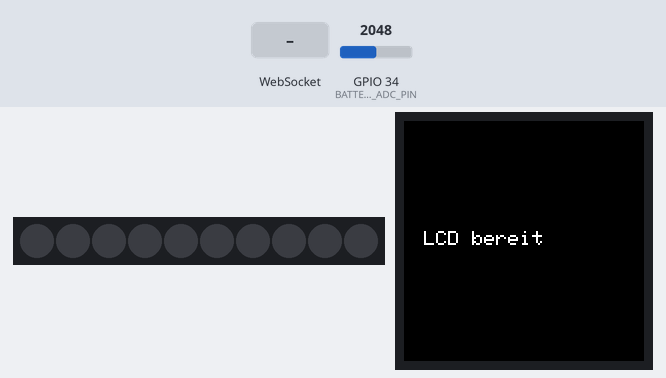
This program was run on a simulated ESP32. On the bench: 10 RGB LEDs in strip order, left to right, 240×240 colour display. Inputs (shaded band) come from the test bench; at power-on: GPIO 34 (BATTERY_ADC_PIN) = 2048 (analog values on the 0–4095 scale). Dim RGB values are drawn brighter than linear; storage starts empty; random numbers use the default seed unless the program sets one; what the program prints to the serial monitor is not drawn.

Above: at 0.4 s.
At 3.6 s:
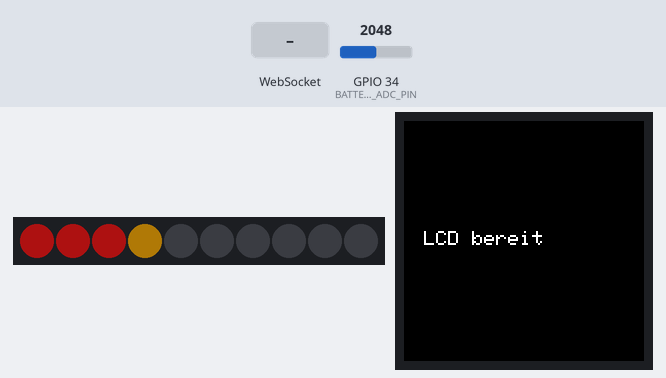
3.7 s: WebSocket text "roll" received
6.7 s: GPIO 34 (BATTERY_ADC_PIN) set to 2203
At 9.4 s:
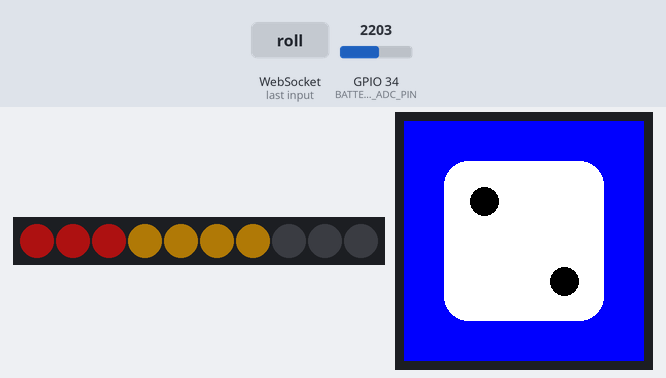
9.7 s: GPIO 34 (BATTERY_ADC_PIN) set to 2310
At 12.1 s:
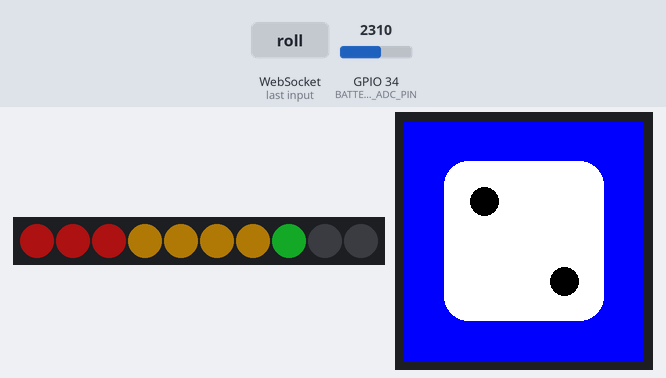
12.7 s: GPIO 34 (BATTERY_ADC_PIN) set to 2445
At 15.4 s:
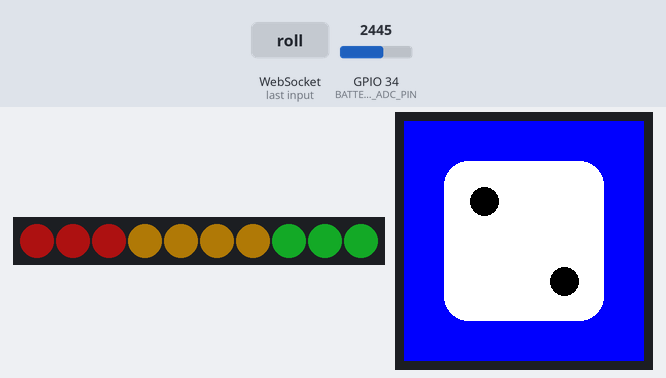
15.7 s: WebSocket text "roll" received
18.7 s: GPIO 34 (BATTERY_ADC_PIN) set to 2047
At 21.9 s:
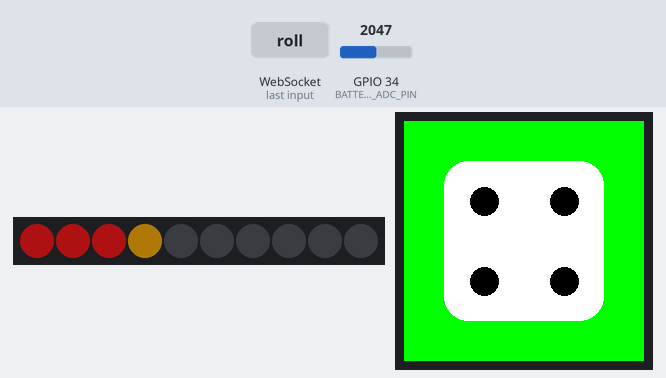
Timing chart, 0 to 22.7 s (numbered marks = the images above; inputs shaded):
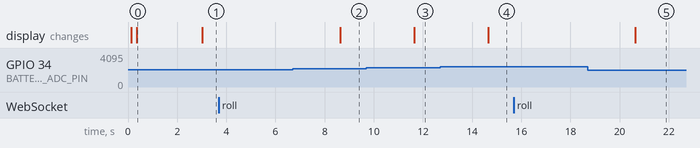

Measured:
- the behaviour switches between 2271 and 2272 on GPIO 34 (BATTERY_ADC_PIN) (found by bisection; images 2 and 3)
- the behaviour switches between 2412 and 2413 on GPIO 34 (BATTERY_ADC_PIN) (found by bisection; images 3 and 4)
- after the input at 3.7 s, every drawn part: stays the same
- after the input at 15.7 s, every drawn part: stays the same
- what the display in image 0 shows lasts 2.7 s, from 0.3 s to 3.0 s

The program:

main.cpp
```cpp
#include <Arduino.h>
#include <WiFi.h>
#include <AsyncTCP.h>
#include <ESPAsyncWebServer.h>
#include <LittleFS.h>
#include <ArduinoJson.h>

#include "battery.h"
#include "lcd_dice.h"

AsyncWebServer server(80);
AsyncWebSocket ws("/ws");

const char* ssid = "Ludo_ESP32";
const char* password = "12345678";

static unsigned long lastBatMs = 0;
static bool batterySendRequested = false;

// Sendet ein JSON-Dokument an alle WebSocket-Clients
static void broadcastJson(const JsonDocument &doc) {
  String out;
  serializeJson(doc, out);
  ws.textAll(out);
}

// Liest Akku-Daten, schickt sie per WS und aktualisiert LEDs
static void sendBatterySnapshot() {
  float v = batteryReadVoltage();
  int pct = batteryPercent(v);
  batteryLedsShowPercent(pct);
  Serial.printf("Batterie: %.2f V (%d%%)\n", v, pct);

  JsonDocument doc;
  doc["type"]    = "battery";
  doc["mv"]      = int(v * 1000 + 0.5f);
  doc["percent"] = pct;
  doc["ts"]      = (uint32_t) millis();
  broadcastJson(doc);
}

// Verarbeitet eingehende Text-WS-Nachrichten
static void handleWsMessage(void *arg, uint8_t *data, size_t len) {
  AwsFrameInfo *info = (AwsFrameInfo*)arg;
  if (info->opcode != WS_TEXT) return;
  String msg;
  for (size_t i = 0; i < len; i++) msg += (char)data[i];
  msg.trim();
  Serial.printf("WS received: %s\n", msg.c_str());

  if (msg == "roll") {
    if (lcdDiceIsBusy()) {
      JsonDocument doc;              // Meldet, dass die Wuerfel-Animation blockiert
      doc["type"] = "busy";
      doc["what"] = "dice";
      broadcastJson(doc);
    } else {
      int v = random(1,7);
      lcdDiceRoll(v);
      JsonDocument doc;              // Antwort mit Wuerfelwert
      doc["type"] = "dice_result";
      doc["value"] = v;
      broadcastJson(doc);
    }
  } else if (msg == "startGame") {
    JsonDocument doc;              // Start-Info an Clients
    doc["type"] = "start";
    doc["ok"] = true;
    broadcastJson(doc);

  } else if (msg == "switch") {
    JsonDocument doc;              // Beispiel-Action switch
    doc["type"] = "action";
    doc["action"] = "switch";
    broadcastJson(doc);

  } else if (msg == "done") {
    JsonDocument doc;              // Beispiel-Action done
    doc["type"] = "action";
    doc["action"] = "done";
    broadcastJson(doc);

  } else if (msg == "battery?") {
    batterySendRequested = true; // Messung im Hauptloop triggern
  } else {
    JsonDocument doc;              // Echo fuer unbekannte Kommandos
    doc["type"] = "echo";
    doc["msg"] = msg;
    broadcastJson(doc);
  }
}

// Handhabt WS-Events (connect/disconnect/data)
static void onEvent(AsyncWebSocket * serverPtr, AsyncWebSocketClient * client,
             AwsEventType type, void * arg, uint8_t *data, size_t len) {
  if (type == WS_EVT_CONNECT) {
    Serial.printf("WS: Client #%u connected\n", client->id());
    JsonDocument doc;              // Begruessung fuer neuen Client
    doc["type"] = "welcome";
    doc["msg"] = "Willkommen beim Ludo-Server";
    String out; serializeJson(doc, out);
    client->text(out);

    batterySendRequested = true; // Messung im Hauptloop triggern

  } else if (type == WS_EVT_DISCONNECT) {
    Serial.println("WS: Client disconnected");

  } else if (type == WS_EVT_DATA) {
    AwsFrameInfo *info = (AwsFrameInfo*)arg;
    if (info->final && info->index == 0 && info->len == len) {
      handleWsMessage(arg, data, len);
    }
  }
}

// Initialisiert AP, Dateisystem, Webserver, WS und Hardware
static void setupSystem() {
  WiFi.softAP(ssid, password);
  Serial.println();
  Serial.println("Access Point gestartet!");
  Serial.print("IP-Adresse: ");
  Serial.println(WiFi.softAPIP());

  if (!LittleFS.begin(true)) {
    Serial.println("Fehler beim Mounten von LittleFS");
    return;
  }

  Serial.printf("index.html: %d\n", LittleFS.exists("/index.html"));
  Serial.printf("register.html: %d\n", LittleFS.exists("/register.html"));
  Serial.printf("dashboard.html: %d\n", LittleFS.exists("/dashboard.html"));
  Serial.printf("battery.html: %d\n", LittleFS.exists("/battery.html"));
  Serial.printf("profile.html: %d\n", LittleFS.exists("/profile.html"));
  Serial.printf("stats.html: %d\n", LittleFS.exists("/stats.html"));
  Serial.printf("style.css: %d\n", LittleFS.exists("/style.css"));
  Serial.printf("js/utils.js: %d\n", LittleFS.exists("/js/utils.js"));

  ws.onEvent(onEvent);
  server.addHandler(&ws);

  server.on("/", HTTP_GET, [](AsyncWebServerRequest *request){
    request->send(LittleFS, "/index.html", "text/html");
  });
  server.on("/index.html", HTTP_GET, [](AsyncWebServerRequest *request){
    request->send(LittleFS, "/index.html", "text/html");
  });
  server.on("/register.html", HTTP_GET, [](AsyncWebServerRequest *request){
    request->send(LittleFS, "/register.html", "text/html");
  });
  server.on("/dashboard.html", HTTP_GET, [](AsyncWebServerRequest *request){
    request->send(LittleFS, "/dashboard.html", "text/html");
  });
  server.on("/profile.html", HTTP_GET, [](AsyncWebServerRequest *request){
    request->send(LittleFS, "/profile.html", "text/html");
  });
  server.on("/stats.html", HTTP_GET, [](AsyncWebServerRequest *request){
    request->send(LittleFS, "/stats.html", "text/html");
  });
  server.on("/battery.html", HTTP_GET, [](AsyncWebServerRequest *request){
    request->send(LittleFS, "/battery.html", "text/html");
  });
  server.on("/pregame.html", HTTP_GET, [](AsyncWebServerRequest *request){
    request->send(LittleFS, "/pregame.html", "text/html");
  });
  server.on("/game.html", HTTP_GET, [](AsyncWebServerRequest *request){
    request->send(LittleFS, "/game.html", "text/html");
  });

  server.on("/style.css", HTTP_GET, [](AsyncWebServerRequest *request){
    request->send(LittleFS, "/style.css", "text/css");
  });
  server.serveStatic("/js", LittleFS, "/js");

  server.onNotFound([](AsyncWebServerRequest *request){
    request->send(404, "text/plain", "Not found");
  });

  server.begin();
  randomSeed(esp_random());
  Serial.println("Webserver + WebSocket gestartet!");

  batteryInit();
  lcdDiceInit();
}

// zyklische Akku-Updates (~5 s)
static void batteryTick() {
  const unsigned long periodMs = 3000;
  bool doSend = false;
  if (millis() - lastBatMs >= periodMs) {
    lastBatMs = millis();
    doSend = true;
  }
  if (batterySendRequested) {
    batterySendRequested = false;
    doSend = true;
  }
  if (doSend) {
    sendBatterySnapshot();
    ws.cleanupClients();
  }
}

// Startet die Hardware und WiFi/AP-Stack
void setup() {
  Serial.begin(115200);
  delay(100);
  setupSystem();
}

// Zyklischer Loop: aktuell nur WS/Batterie-Tick
void loop() {
  batteryTick();
}
```

battery.cpp
```cpp
#include "battery.h"

static Adafruit_NeoPixel strip(BATTERY_LED_COUNT, BATTERY_LED_PIN, NEO_GRB + NEO_KHZ800);

static constexpr float BAT_R1 = 10000.0f;
static constexpr float BAT_R2 = 10000.0f;
static constexpr int   BAT_ADC_MAX = 4095;
static constexpr float BAT_VREF    = 3.30f;
static constexpr int   SAMPLE_COUNT = 64;
static constexpr int   SAMPLE_DELAY_US = 150;
static float BAT_VREF_CAL = 1.05f;

// Liest den ADC mehrfach und bildet einen Mittelwert ohne Ausreißer
static float readFilteredAdc() {
  uint32_t acc = 0;
  uint16_t minv = 0xFFFF, maxv = 0; // Merkt kleinsten/groessten Wert, um Ausreisser herauszunehmen
  for (int i = 0; i < SAMPLE_COUNT; i++) {
    uint16_t s = analogRead(BATTERY_ADC_PIN);
    acc += s;
    if (s < minv) minv = s;
    if (s > maxv) maxv = s;
    delayMicroseconds(SAMPLE_DELAY_US);
  }
  return (acc - minv - maxv) / float(SAMPLE_COUNT - 2);
}

// Initialisiert ADC und LED-Streifen
void batteryInit() {
  analogReadResolution(12);
  analogSetPinAttenuation(BATTERY_ADC_PIN, ADC_11db);
  pinMode(BATTERY_ADC_PIN, INPUT);

  strip.begin();
  strip.setBrightness(64);
  strip.show();
}

// Misst die Akkuspannung in Volt
float batteryReadVoltage() {
  float adc = readFilteredAdc();
  float v_adc = (adc / BAT_ADC_MAX) * BAT_VREF * BAT_VREF_CAL;
  return v_adc * (BAT_R1 + BAT_R2) / BAT_R2;
}

// Spannungs-zu-Prozent-Umrechnung
int batteryPercent(float v) {
  struct P { float volt; int prozent; } pts[] = {
    {3.00f,   0}, {3.10f,   8}, {3.20f,  17}, {3.30f,  25},
    {3.40f,  33}, {3.50f,  42}, {3.60f,  50}, {3.70f,  58},
    {3.80f,  67}, {3.90f,  75}, {4.00f,  83}, {4.10f,  92},
    {4.20f, 100}
  };
  constexpr int N = sizeof(pts) / sizeof(pts[0]);
  if (v <= pts[0].volt) return 0;
  if (v >= pts[N-1].volt) return 100;
  for (int i = 0; i < N - 1; ++i) {
    if (v >= pts[i].volt && v <= pts[i+1].volt) {
      float t = (v - pts[i].volt) / (pts[i+1].volt - pts[i].volt);
      return int(pts[i].prozent + t * (pts[i+1].prozent - pts[i].prozent) + 0.5f);
    }
  }
  return 0;
}

// Setzt den LED-Streifen entsprechend Ladezustand (Warnblinken <10 %)
void batteryLedsShowPercent(int p) {
  auto col = [](uint8_t r, uint8_t g, uint8_t b){ return strip.Color(r,g,b); };

  int clamped = constrain(p, 0, 100);
  int seg = (clamped + 9) / 10; // 0..10 Segmente

  for (int i = 0; i < BATTERY_LED_COUNT; ++i) {
    uint32_t c = col(0,0,0);
    if (i < seg) {
      if (i <= 2)      c = col(200,  20,  20);  // rot
      else if (i <= 6) c = col(220, 150,  10);  // gelb
      else             c = col( 20, 180,  40);  // gruen
    }
    strip.setPixelColor(i, c);
  }

  if (clamped > 0 && clamped < 10) {
    static bool t = false; t = !t;
    strip.setPixelColor(0, t ? col(255,30,30) : col(100,0,0));
  }

  strip.show();
}
```

battery.h
```cpp
#pragma once
#include <Arduino.h>
#include <Adafruit_NeoPixel.h>

// === Hardware-Pins / Einstellungen ===
#ifndef BATTERY_ADC_PIN
#define BATTERY_ADC_PIN 34   // ADC1-Pin für Spannungsteiler
#endif

#ifndef BATTERY_LED_PIN
#define BATTERY_LED_PIN  21  // Daten-Pin WS2812B
#endif

#ifndef BATTERY_LED_COUNT
#define BATTERY_LED_COUNT 10 // Anzahl Segmente
#endif

// Initialisiert ADC und WS2812B-Stripe
void batteryInit();
// Misst Akkuspannung in Volt
float batteryReadVoltage();
// Wandelt Spannung in Prozent (0..100) um
int batteryPercent(float vbat);
// Setzt LED-Streifen passend zur Restkapazität
void batteryLedsShowPercent(int percent);
```

lcd_dice.cpp
```cpp
#include "lcd_dice.h"
#include <SPI.h>
#include <Adafruit_GFX.h>
#include <Adafruit_GC9A01A.h>

static volatile bool lcdBusy = false;

// Anzeigenparameter
static constexpr int DICE_SIZE = 160;
static constexpr int DICE_CORNER_RADIUS = 24;
static constexpr int DICE_DOT_RADIUS = 14;
static constexpr uint16_t COLOR_DICE = GC9A01A_WHITE;
static constexpr uint16_t COLOR_DICE_BORDER = GC9A01A_WHITE;
static constexpr uint16_t COLOR_DICE_DOT = GC9A01A_BLACK;

static constexpr int DICE_STEPS = 20;
static constexpr int FAST_DELAY_MS = 60;
static constexpr int MEDIUM_DELAY_MS = 200;
static constexpr int SLOW_DELAY_1_MS = 400;
static constexpr int SLOW_DELAY_2_MS = 650;
static constexpr int SLOW_DELAY_3_MS = 950;

static Adafruit_GC9A01A tft(LCD_TFT_CS, LCD_TFT_DC, LCD_TFT_RST);
static bool lcdReady = false;
static int gridCenterX = 0;
static int gridCenterY = 0;
static int gridStep = 0;
static uint16_t currentBgColor = GC9A01A_BLACK;
static const uint16_t BG_COLORS[] = {
  GC9A01A_BLUE,
  GC9A01A_GREEN,
  GC9A01A_YELLOW,
  GC9A01A_RED,
  GC9A01A_BLACK
};
static size_t bgIndex = 0;

// Zeichnet das Würfel-Quadrat mit Rahmen in die Bildschirmmitte
static void drawDiceBackground() {
  int originX = (tft.width() - DICE_SIZE) / 2;
  int originY = (tft.height() - DICE_SIZE) / 2;
  gridCenterX = originX + DICE_SIZE / 2;
  gridCenterY = originY + DICE_SIZE / 2;
  gridStep = DICE_SIZE / 4;

  tft.fillRoundRect(originX, originY, DICE_SIZE, DICE_SIZE, DICE_CORNER_RADIUS, COLOR_DICE);
  tft.drawRoundRect(originX, originY, DICE_SIZE, DICE_SIZE, DICE_CORNER_RADIUS, COLOR_DICE_BORDER);
}

// Zeichnet einen einzelnen Punkt relativ zum Würfelraster
static void drawDot(int dx, int dy) {
  int x = gridCenterX + dx * gridStep;
  int y = gridCenterY + dy * gridStep;
  tft.fillCircle(x, y, DICE_DOT_RADIUS, COLOR_DICE_DOT);
}

// Platziert Punkte für die gegebene Würfelseite 1..6
static void drawDiceFace(int face) {
  drawDiceBackground();

  switch (face) {
    case 1:
      drawDot(0, 0);
      break;
    case 2:
      drawDot(-1, -1); drawDot(1, 1);
      break;
    case 3:
      drawDot(-1, -1); drawDot(0, 0); drawDot(1, 1);
      break;
    case 4:
      drawDot(-1, -1); drawDot(1, -1); drawDot(-1, 1); drawDot(1, 1);
      break;
    case 5:
      drawDot(-1, -1); drawDot(1, -1); drawDot(0, 0); drawDot(-1, 1); drawDot(1, 1);
      break;
    case 6:
    default:
      drawDot(-1, -1); drawDot(1, -1);
      drawDot(-1, 0);  drawDot(1, 0);
      drawDot(-1, 1);  drawDot(1, 1);
      break;
  }
}

// Startet das Display und zeigt einen Bereit-Hinweis
void lcdDiceInit() {
  SPI.begin(LCD_TFT_SCLK, -1, LCD_TFT_MOSI);
  tft.begin(40000000);
  tft.setRotation(0);
  tft.fillScreen(GC9A01A_BLACK);
  tft.setTextColor(GC9A01A_WHITE);
  tft.setTextSize(2);
  tft.setCursor(20, tft.height() / 2 - 10);
  tft.print("LCD bereit");
  lcdReady = true;
}

// Spielt die Würfelanimation und endet auf finalValue
void lcdDiceRoll(int finalValue) {
  if (lcdBusy) return;      // blockiert parallele Aufrufe
  lcdBusy = true;

  if (!lcdReady) {
    lcdDiceInit();
  }
  if (finalValue < 1 || finalValue > 6) {
    finalValue = (abs(finalValue) % 6) + 1;
  }

  currentBgColor = BG_COLORS[bgIndex++ % (sizeof(BG_COLORS) / sizeof(BG_COLORS[0]))];
  tft.fillScreen(currentBgColor);

  for (int i = 0; i < DICE_STEPS; i++) {
    int value = random(1, 7);
    drawDiceFace(value);
    delay(1); // kurz yield fuer WDT

    if (i < DICE_STEPS - 3) {
      int stepDelay = map(i, 0, DICE_STEPS - 4, FAST_DELAY_MS, MEDIUM_DELAY_MS);
      delay(stepDelay);
    } else if (i == DICE_STEPS - 3) {
      delay(SLOW_DELAY_1_MS);
    } else if (i == DICE_STEPS - 2) {
      delay(SLOW_DELAY_2_MS);
    } else {
      delay(SLOW_DELAY_3_MS);
    }
  }

  drawDiceFace(finalValue);
  lcdBusy = false;
}

// Meldet, ob gerade eine Würfelanimation läuft
bool lcdDiceIsBusy() {
  return lcdBusy;
}
```

lcd_dice.h
```cpp
#pragma once
#include <Arduino.h>

// TFT-Pinbelegung (GC9A01A)
#ifndef LCD_TFT_CS
#define LCD_TFT_CS 5
#endif
#ifndef LCD_TFT_DC
#define LCD_TFT_DC 16
#endif
#ifndef LCD_TFT_RST
#define LCD_TFT_RST 17
#endif
#ifndef LCD_TFT_SCLK
#define LCD_TFT_SCLK 18
#endif
#ifndef LCD_TFT_MOSI
#define LCD_TFT_MOSI 23
#endif

// Initialisiert Display und legt Grundzustand fest
void lcdDiceInit();

// Spielt die Wuerfelanimation ab und zeigt den uebergebenen Wert 1..6 an
void lcdDiceRoll(int finalValue);

// true, solange eine Animation laeuft (verhindert Doppel-Trigger)
bool lcdDiceIsBusy();
```
